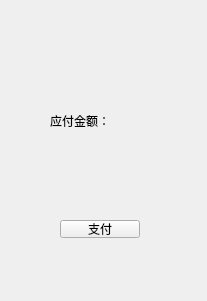
<?xml version="1.0" encoding="UTF-8"?>
<ui version="4.0">
 <class>ExitPage</class>
 <widget class="QWidget" name="ExitPage">
  <property name="geometry">
   <rect>
    <x>0</x>
    <y>0</y>
    <width>207</width>
    <height>301</height>
   </rect>
  </property>
  <property name="windowTitle">
   <string>Form</string>
  </property>
  <widget class="QLabel" name="moneyLabel">
   <property name="geometry">
    <rect>
     <x>50</x>
     <y>100</y>
     <width>101</width>
     <height>41</height>
    </rect>
   </property>
   <property name="text">
    <string>应付金额：</string>
   </property>
  </widget>
  <widget class="QPushButton" name="payBtn">
   <property name="geometry">
    <rect>
     <x>60</x>
     <y>220</y>
     <width>80</width>
     <height>18</height>
    </rect>
   </property>
   <property name="text">
    <string>支付</string>
   </property>
  </widget>
 </widget>
 <resources/>
 <connections/>
</ui>
